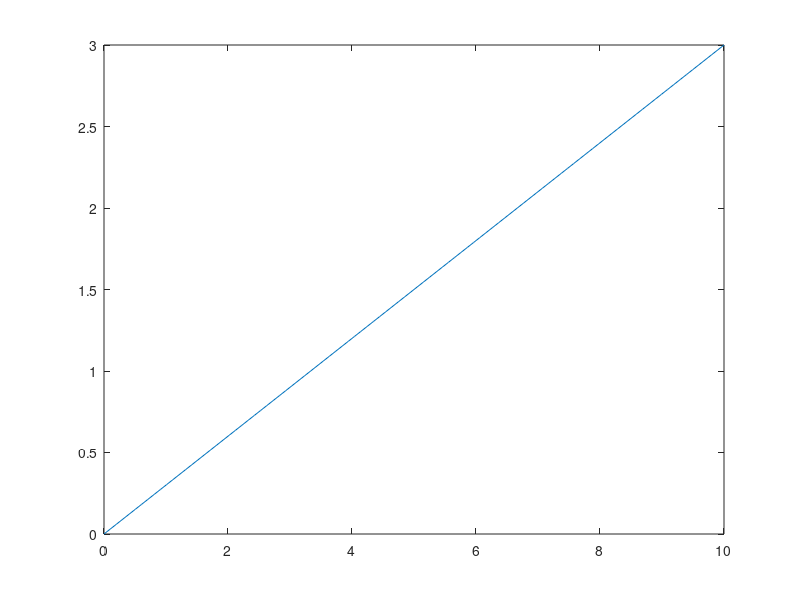

This chart was generated by the following MATLAB code: (Note: this script raises an error after producing the figure.)
% plotting test for alpha

x_vals = linspace(0, 10, 100);

y_vals_1 = linspace(0, 3, 100);

y_vals_2 = linspace(3.5, 6.5, 100);

y_vals_3 = linspace(7, 10, 100);

figure 
plot(x_vals, y_vals_1, 'Color',[0 0.4470 0.7410])
hold on
plot(x_vals, y_vals_2, 'Color',[0 0.4470 0.7410 .6])
plot(x_vals, y_vals_3, 'Color',[0 0.4470 0.7410 .2])
